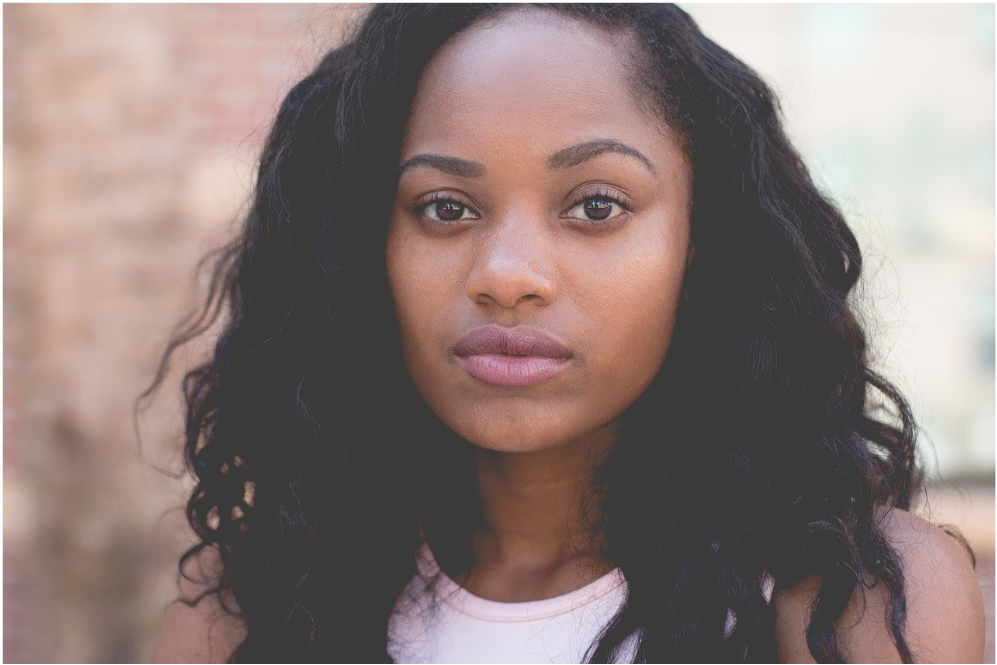
#> input picture 1364-img0202.png, 997 x 665 px, given in place of the camera
$ jupyter execute 'Face Detection Challenge.ipynb'
#> lines starting #> are read from the running program, lines starting #| are printed output that depends on the picture; after the words box and inside, x2 and y2 are one past the last pixel; in counts of white or black regions, pixels touching at a corner belong together
[cell 1]
import cv2
import numpy as np

from os import listdir
from os.path import join, isfile

from io import BytesIO
from IPython.display import clear_output, Image, display
from PIL import Image as Img

def padronizar_imagem(imagem):
    imagem = cv2.cvtColor(imagem, cv2.COLOR_BGR2RGB)
    imagem = cv2.resize(imagem, (400,300))
    return imagem

def exibir_video(frame):
    img = Img.fromarray(frame, "RGB")
    buffer = BytesIO()
    img.save(buffer, format="JPEG")
    display(Image(data=buffer.getvalue()))
    clear_output(wait=True)

[cell 2]
captura_video = cv2.VideoCapture(0)

classificador_face = cv2.CascadeClassifier('classifiers/haarcascade_frontalface_default.xml')

contador = 0

try:
    while(True):
        captura_ok, frame = captura_video.read()
#> frame is the input picture: shape (665, 997, 3); mean B, G, R 119.7, 123.1, 139.4

        if captura_ok:
            frame = padronizar_imagem(frame)
#> in padronizar_imagem, `imagem = cv2.resize(imagem, (400,300))`:
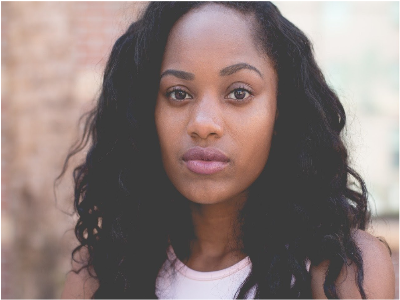
#> imagem: shape (300, 400, 3); mean R, G, B 139.3, 122.9, 119.5
            frame_gray = cv2.cvtColor(frame, cv2.COLOR_RGB2GRAY)
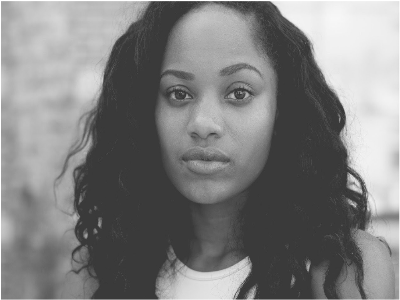
#> frame_gray: shape (300, 400); min 49, max 255, mean 127.4

            faces = classificador_face.detectMultiScale(frame_gray, 1.3, 5)
#> faces = [[126, 30, 167, 167]]

            if len(faces) > 0:
                contador += 1
                if contador <= 100:
                    for (x,y,w,h) in faces:
                        roi = frame_gray[y:y+h, x:x+w]
                        cv2.resize(roi, (200, 200), interpolation=cv2.INTER_LANCZOS4)
                        cv2.imwrite("images/secret/" + str(contador) + ".png", roi)
#> this loop made 1 pass
#> pass 1, `roi = frame_gray[y:y+h, x:x+w]`:
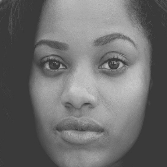
#> roi: shape (167, 167); min 49, max 206, mean 108.9
                    cv2.putText(frame, "Coletado " + str(contador) + " faces", (20,20), cv2.FONT_HERSHEY_SIMPLEX, 0.5, (255,255,0), 2)
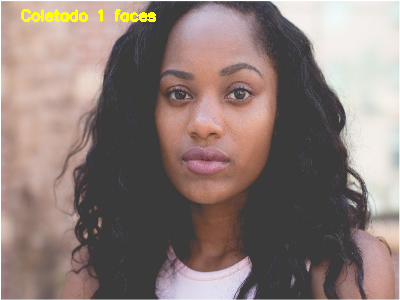
#> frame: shape (300, 400, 3); 0.7% of pixels changed, all inside (x1, y1, x2, y2) = (21, 9, 156, 22)
                else:
                    cv2.putText(frame, "Concluído", (20,20), cv2.FONT_HERSHEY_SIMPLEX, 0.5, (255,255,0), 2)

            exibir_video(frame)

except KeyboardInterrupt:
    captura_video.release()
    print("Interrompido")

$ run again, on 1364-img0203.png
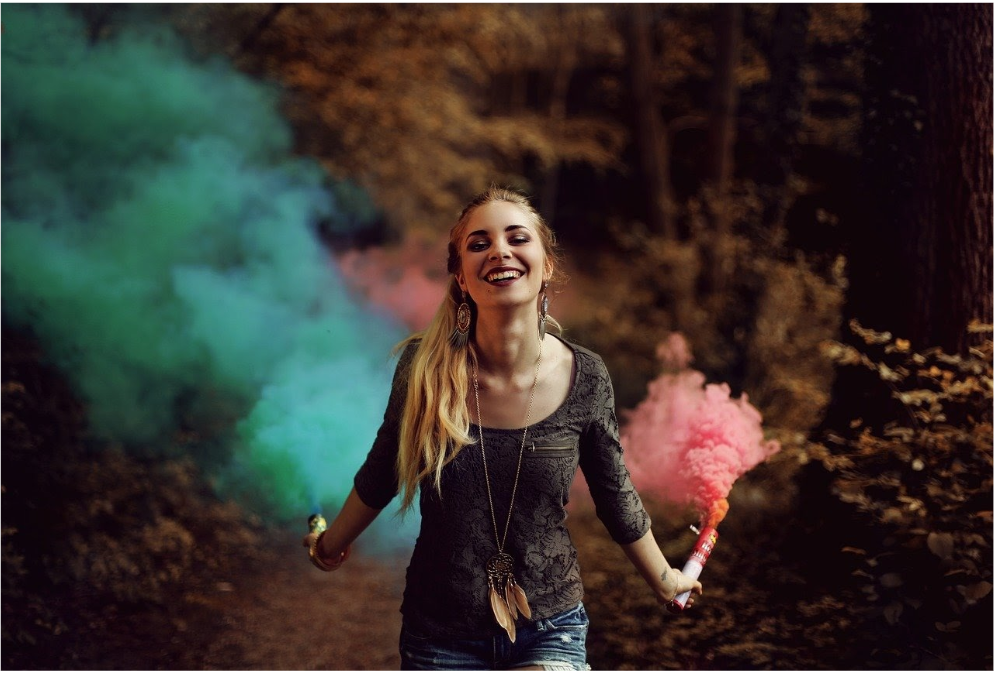
#> input picture 1364-img0203.png, 994 x 673 px, given in place of the camera
#> frame is the input picture: shape (673, 994, 3); mean B, G, R 44.8, 49.8, 56.3
#> `frame_gray = cv2.cvtColor(frame, cv2.COLOR_RGB2GRAY)`:
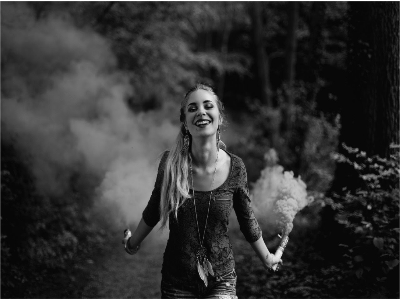
#> frame_gray: shape (300, 400); min 2, max 255, mean 50.9
#> faces = [[176, 87, 50, 50]]
#> the loop `for (x,y,w,h) in faces:` made 1 pass
#> `cv2.putText(frame, "Coletado " + str(contador) + " faces", (20,20), cv..`:
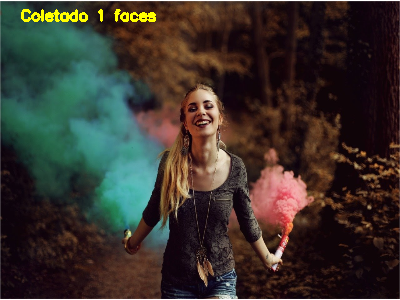
#> frame: shape (300, 400, 3); mean R, G, B 57.4, 50.9, 44.2

$ run again, on 1364-img0204.png
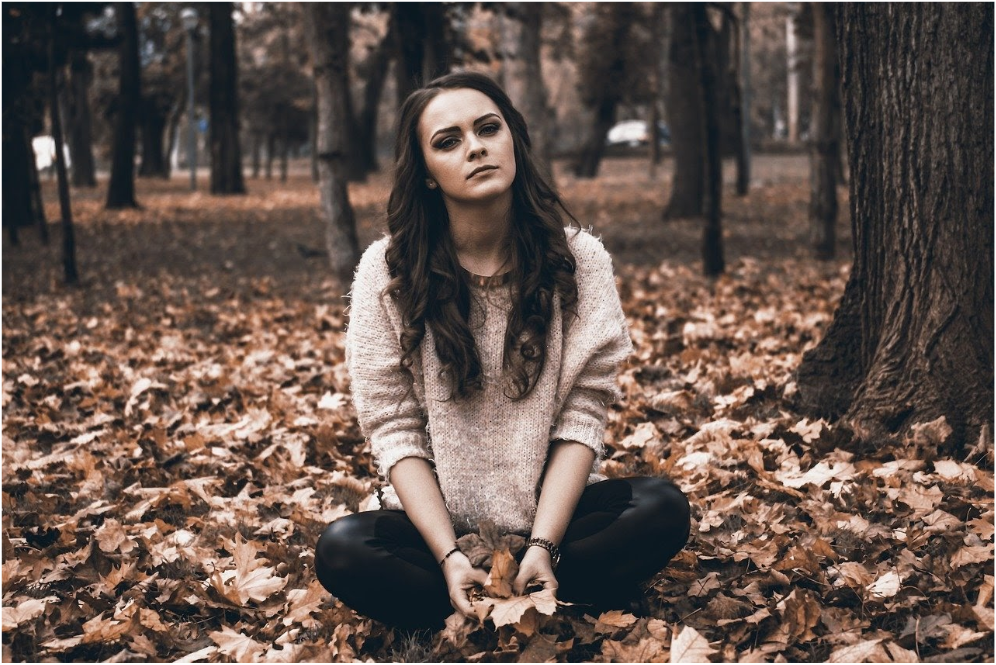
#> input picture 1364-img0204.png, 996 x 665 px, given in place of the camera
#> frame is the input picture: shape (665, 996, 3); mean B, G, R 77.5, 84.7, 100.6
#> `frame_gray = cv2.cvtColor(frame, cv2.COLOR_RGB2GRAY)`:
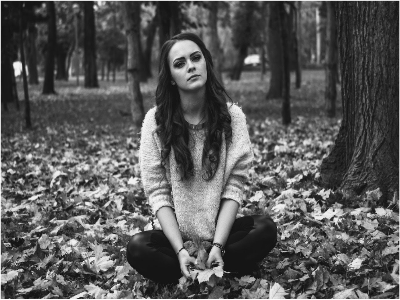
#> frame_gray: shape (300, 400); min 11, max 255, mean 88.6
#> faces = [[163, 40, 52, 52]]
#> the loop `for (x,y,w,h) in faces:` made 1 pass
#> `cv2.putText(frame, "Coletado " + str(contador) + " faces", (20,20), cv..`:
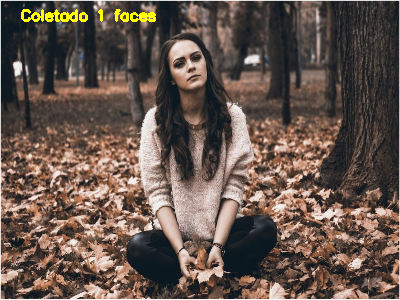
#> frame: shape (300, 400, 3); mean R, G, B 102, 86.1, 77.1
